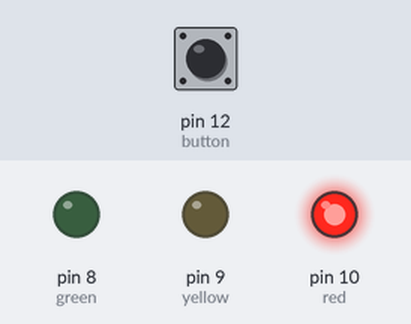
A sketch run on a simulated Arduino Uno, built with avr-gcc and run on an emulated ATmega328P. Parts: output pins drawn as LEDs (lit = HIGH). The test bench sets the inputs (shaded band); at power-on: pin 12 (button) LOW.

Above: at 1.2 s.
1.3 s: pin 12 (button) pulled HIGH for 0.15 s
At 1.8 s:
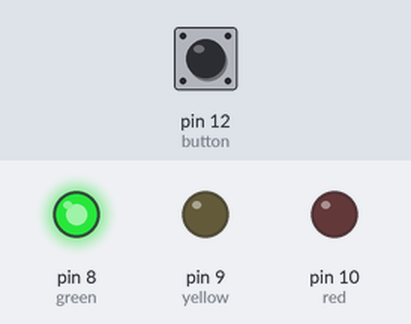
6.8 s: pin 12 (button) pulled HIGH for 3.2 s
At 13.8 s:
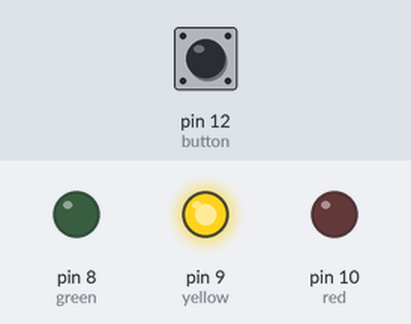
Timing chart, 0 to 17.5 s (numbered marks = the images above; inputs shaded):
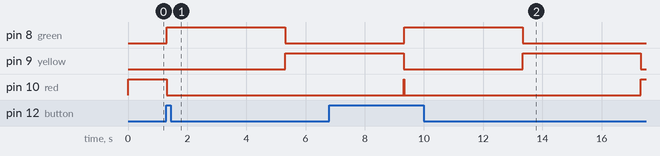

Measured:
- after the input at 1.3 s, pin 8 (green): LOW → HIGH at once, → LOW 4.0 s later; pin 9 (yellow): LOW → HIGH after 4.0 s; pin 10 (red): HIGH → LOW at once
- after the input at 6.8 s, pin 8 (green): LOW → HIGH after 2.5 s, → LOW 4.0 s later

The sketch:

intersection.ino
```cpp
int red = 10;
int yellow = 9;
int green = 8;
int button = 12;

void setup(){
    pinMode(red, OUTPUT);
    pinMode(yellow, OUTPUT);
    pinMode(green, OUTPUT);
    pinMode(button,INPUT);
    digitalWrite(red,HIGH);
    digitalWrite(yellow,LOW);
    digitalWrite(green,LOW);
}

void loop(){
    if (digitalRead(button) == HIGH){
        delay(15); //soft debounce
        if (digitalRead(button) == HIGH) {
          changeLights();
        }
    }
}

void changeLights(){
    digitalWrite(red, LOW);
    digitalWrite(yellow, LOW);
    digitalWrite(green, HIGH);
    delay(4000);
    digitalWrite(red,LOW);
    digitalWrite(yellow,HIGH);
    digitalWrite(green,LOW);
    delay(4000);
    digitalWrite(red,HIGH);
    digitalWrite(yellow,LOW);
}
```
